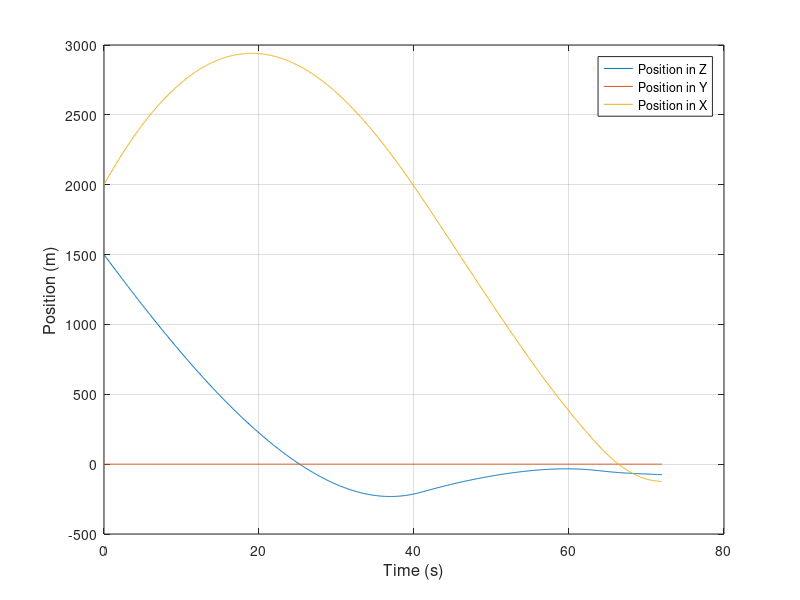
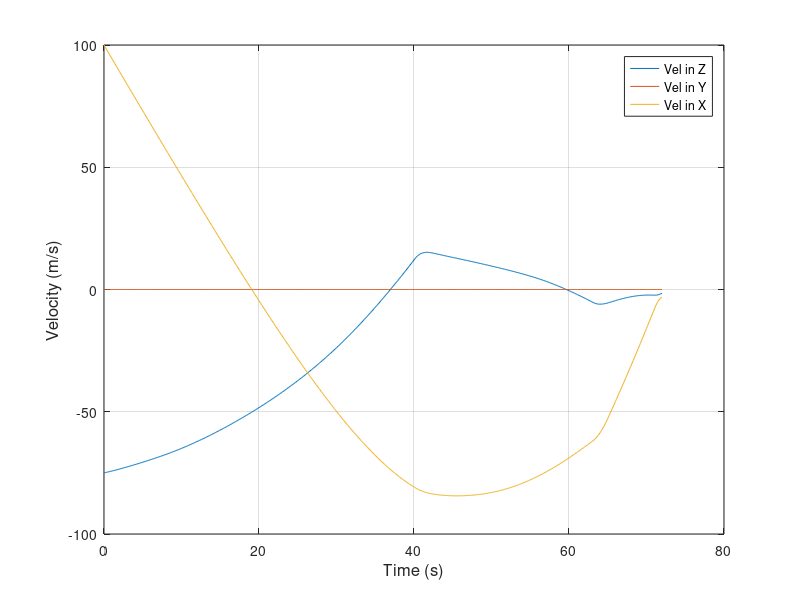

The MATLAB script that drew these images, in order:
clear all
r0 = [1500;0;2000]; %m
V0 = [-75;0;100]; %m/s
m0 = 1905; %kg
Isp = 225; %seconds
g_vec = [-3.7114;0;0];
Thrust_Num = 3100;
T_max = 0.8*Thrust_Num;
T_min = 0.3*Thrust_Num;
no_of_thrusters = 6;
cant_angle = 27*(pi/180);
alpha = 1/(Isp*9.807*cos(cant_angle));

time0 = 0;
final_time = 72; %seconds
time_step = 0.1;%0.01;
load('UHis.mat');
load('SigmaHis.mat');

%%%% Control Input %%%%%%%%%%%%
time_array = time0:time_step:final_time;
time_array_72 = time0:1:final_time;
U_input_acc(:,1) = interp1(time_array_72',UHis(:,1),time_array,'linear','extrap');
U_input_acc(:,3) = interp1(time_array_72',UHis(:,3),time_array,'linear','extrap');
U_input_acc(:,2) = 0*U_input_acc(:,2);
for i=1:1:length(U_input_acc(:,1))
    thrust_norm(i,1) = norm(U_input_acc(i,:));
end
Sigma_input(:,1) = interp1(time_array_72',SigmaHis(:,1),time_array,'linear','extrap');
Total_Control = [U_input_acc, Sigma_input];
% figure(1);plot(time_array, U_input_acc);
% figure(2);plot(time_array, Sigma_input);
% figure(3);plot(time_array, thrust_norm);
% figure(4);plot(time_array, thrust_norm./Sigma_input);
% pause

%%%%%%%%%%%%%%%%%%%%
%%%% State Dynamics %%%%%%%%%%%%
StateHis(1,:) = [r0;V0;log(m0)];
k_state = 1;

A_MAT = zeros(7,7);
I_MAT_3 = eye(3);
I_MAT_7 = eye(7);
A_MAT(1:3,4:6) = I_MAT_3;
B_MAT = zeros(7,4);
B_MAT(4:6,1:3) = I_MAT_3;
B_MAT(7,4) = -alpha;

B_MULT = [];
B_G_MULT = [];
U_MULT = [];
G_Vec = [0;0;0;g_vec;0];

STM_k_A = expm(A_MAT*time_step);
STM_INTEG_B = integral(@(s) expm(A_MAT.*(time_step - s)),0,time_step, 'ArrayValued', true);

for time_k = time0:time_step:(final_time-time_step)
    r = StateHis(k_state,1:3);
    V = StateHis(k_state,4:6);
    m = StateHis(k_state,7);
    
    control_input_U = interp1(time_array,U_input_acc,time_k,'linear','extrap')';
    control_input_Sigma = interp1(time_array,Sigma_input,time_k,'linear','extrap')';

    ControlHis(k_state,1:3) =  control_input_U;
    ControlHis(k_state,4) =  control_input_Sigma;
    
    B_MULT = [(STM_k_A)^(k_state-1)*(STM_INTEG_B*B_MAT), B_MULT];
    B_G_MULT = [(STM_k_A)^(k_state-1)*(STM_INTEG_B*G_Vec), B_MULT];
    U_MULT = [U_MULT;Total_Control(k_state,:)'];
    
    %%%%%%%%%%%%%%%%%%%%%%%%%
    %r_next = r + time_step*(V);
    %V_next = V + time_step*(total_acc)';
    %m_next = m + time_step*(-1*alpha*m*norm(total_acc - g_vec));
    
%     StateHis(1,:)'
%     ((STM_k_A)^(k_state))
%     ((STM_k_A)^(k_state))*(StateHis(1,:)')
    
%     B_MULT
%     U_MULT
%    B_MULT*U_MULT
%    ((STM_k_A)^(k_state))*(StateHis(1,:)')
    Solution_k =  ((STM_k_A)^(k_state))*(StateHis(1,:)') + ...
                   B_MULT*U_MULT;
%     Solution_k
%     pause
    %%%%%%%%%%%%%%%%%%%%%%%%%%%%%%%
    k_state = k_state + 1;
    StateHis(k_state,1:7) = Solution_k';
end

ControlHis(k_state,1:3) =  control_input_U;
ControlHis(k_state,4) =  control_input_Sigma;

% figure(1);plot(time_array,ControlHis);grid on;hold on;
% xlabel('Time (s)','FontSize',12,'FontWeight','normal'); 
% ylabel('Acceleration (m/s^2)','FontSize',12,'FontWeight','normal');
% legend('Acc in Z', 'acc in Y', 'acc in X');

figure(2);plot(time_array(1,:),StateHis(:,1:3));grid on; hold on;
xlabel('Time (s)','FontSize',12,'FontWeight','normal'); 
ylabel('Position (m)','FontSize',12,'FontWeight','normal');
legend('Position in Z', 'Position in Y', 'Position in X');

% figure(3);plot(time_array,StateHis(:,7));grid on; hold on;
% xlabel('Time (s)','FontSize',12,'FontWeight','normal'); 
% ylabel('Mass (kg)','FontSize',12,'FontWeight','normal');
% 
figure(4);plot(time_array,StateHis(:,4:6));grid on; hold on;
xlabel('Time (s)','FontSize',12,'FontWeight','normal'); 
ylabel('Velocity (m/s)','FontSize',12,'FontWeight','normal');
legend('Vel in Z', 'Vel in Y', 'Vel in X');
% 
% figure(5);plot(time_array,ThrustHis/(Thrust_Num*no_of_thrusters));grid on; hold on;
% xlabel('Time (s)','FontSize',12,'FontWeight','normal'); 
% ylabel('Throttle Level','FontSize',12,'FontWeight','normal');
% %legend('Vel in Z', 'Vel in Y', 'Vel in X');
% 
% figure(6);plot(time_array,SigmaHis);grid on; hold on;
% xlabel('Time (s)','FontSize',12,'FontWeight','normal'); 
% ylabel('Sigma','FontSize',12,'FontWeight','normal');

% figure(5);plot(time_array,(180/pi)*StateHis(:,8));grid on; hold on;
% %figure(6);plot(time_array,StateHis(:,7).*ControlHis/1000);grid on;hold on;
% figure(6);plot(time_array,ControlHis/1000);grid on;hold on;